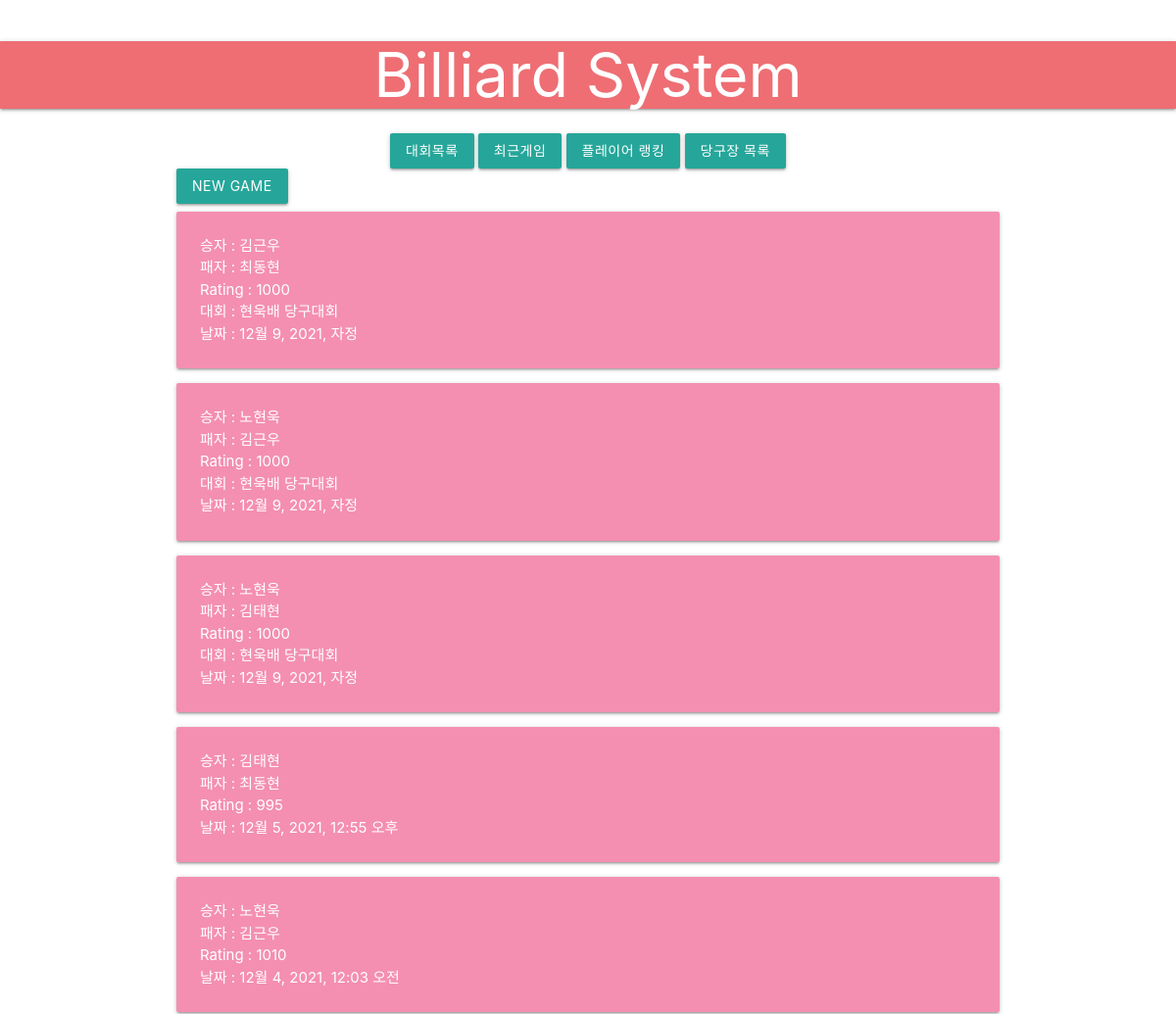
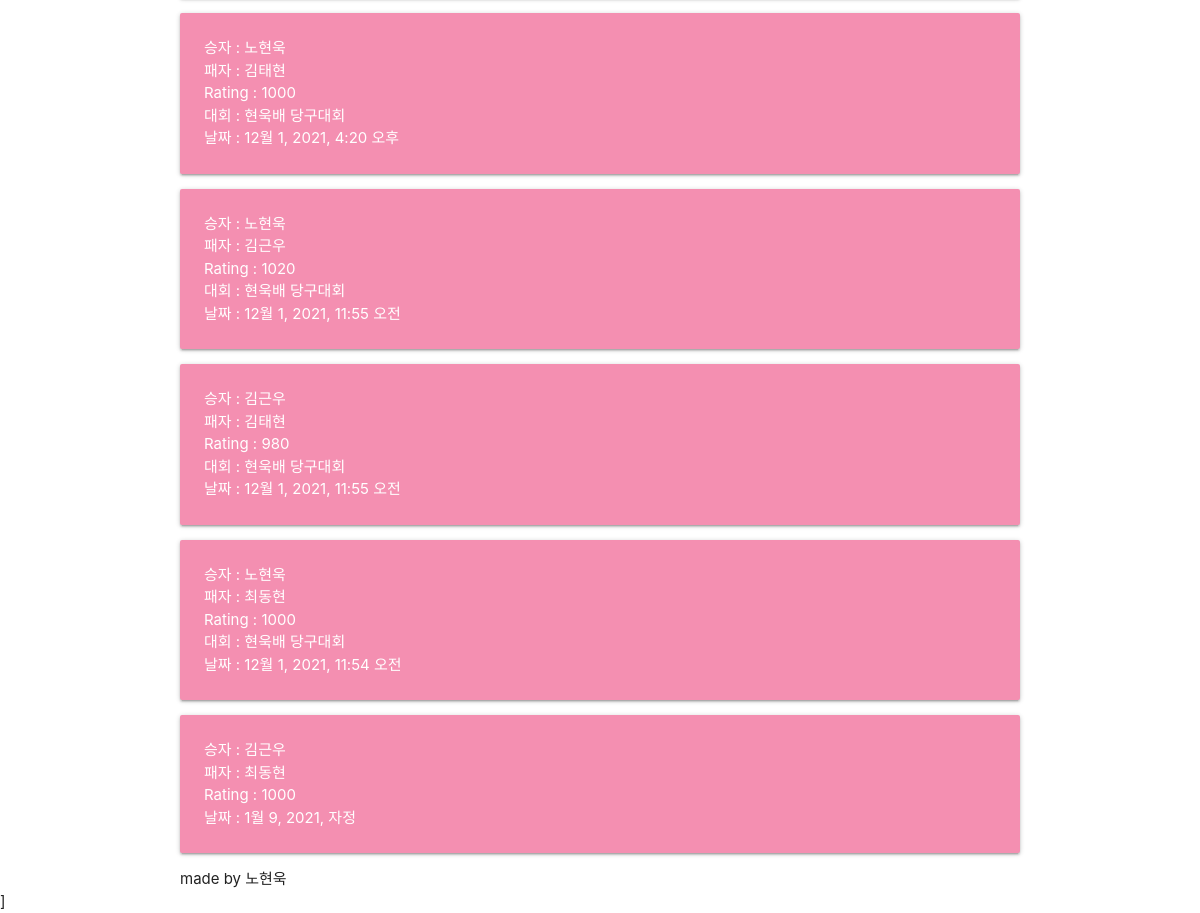
Screenshot of /game with the database file from the repository (2 pictures, top to bottom).
### player/models.py (models this page shows, shortened)
class Game(models.Model):
    played_date = models.DateTimeField(blank=True, null=True)
    winner = models.ForeignKey(Player, on_delete=models.CASCADE, related_name='loser')
    loser = models.ForeignKey(Player, on_delete=models.CASCADE, related_name='winner')
    average_rating = models.IntegerField(default=-1)
    competition = models.ForeignKey(Competition, on_delete=models.SET_NULL, null=True, blank=True)

class Player(models.Model):
    name = models.CharField(max_length=30)
    rating = models.IntegerField(default=1000)
    age = models.IntegerField(default=0)
    address = models.ForeignKey(Address, on_delete=models.CASCADE)

class Competition(models.Model):
    name = models.CharField(max_length=100, default="")
    start_date = models.DateTimeField()
    club = models.ForeignKey(BilliardClub, on_delete=models.SET_NULL, null=True)
    winner = models.ForeignKey(Player, on_delete=models.SET_NULL, null=True)
    def __str__(self):
        return self.name

### player/views.py (the view)
# urls.py: path('game', views.game_list, name='game_list'),
def game_list(request):
    games = Game.objects.all().order_by('-played_date')[:20]
    return render(request, 'player/game_list.html', {'games': games})

### player/templates/player/game_list.html
{% extends 'player/base.html' %}
{% block content %}
<a href="{% url 'new_game' %}" class="btn">New Game</a>
{% for game in games %}
	<div class="col s6 m4 l3">
		<div class="card pink lighten-3">
			<div class="card-content white-text">
				<p>승자 : {{game.winner.name}}</p>
				<p>패자 : {{game.loser.name}}</p>
                <p>Rating : {{game.average_rating}}</p>
				{% if game.competition %}
					<p>대회 : {{game.competition}}</p>
				{% endif %}
				<p>날짜 : {{game.played_date}}</p>
			</div>
		</div>
	</div>
{% endfor %}
{% endblock %}

### player/templates/player/base.html (shortened to what this page needs)
{% load static %}
<!DOCTYPE html>
  <html lang='ko'>
  <head>
    <link rel="stylesheet" href="https://cdnjs.cloudflare.com/ajax/libs/materialize/1.0.0/css/materialize.min.css">
  </head>
<body>
    <nav class="nav-extended">
      <div class="nav-wrapper db">
        <div class="nav-header de center">
          <h1>Billiard System</h1>
        </div>
      </div>
    </nav>
    <div class="container">
        <div class = "header center">
            <a href="{% url 'competition_list' %}" class="btn">대회목록</a>
            <a href="{% url 'game_list' %}" class="btn">최근게임</a>
            <a href="{% url 'player_list' %}"class="btn">플레이어 랭킹</a>
            <a href="{% url 'club_list' %}"class="btn">당구장 목록</a>
        </div>
        <div class = "content">
            {% block content %}
            {% endblock %}
        </div>
        <div class="footer">
            <h9>
                made by 노현욱
            </h9>
        </div>
    </div>]
</body>
</html>

### rows the page displays
Game: winner.name "김근우", loser.name "최동현", average_rating "1000", competition "현욱배 당구대회", played_date "12월 9, 2021, 자정"
Game: winner.name "노현욱", loser.name "김근우", average_rating "1000", competition "현욱배 당구대회", played_date "12월 9, 2021, 자정"
Game: winner.name "노현욱", loser.name "김태현", average_rating "1000", competition "현욱배 당구대회", played_date "12월 9, 2021, 자정"
Game: winner.name "김태현", loser.name "최동현", average_rating "995", played_date "12월 5, 2021, 12:55 오후"
Game: winner.name "노현욱", loser.name "김근우", average_rating "1010", played_date "12월 4, 2021, 12:03 오전"
Game: winner.name "노현욱", loser.name "김태현", average_rating "1000", competition "현욱배 당구대회", played_date "12월 1, 2021, 4:20 오후"
Game: winner.name "노현욱", loser.name "김근우", average_rating "1020", competition "현욱배 당구대회", played_date "12월 1, 2021, 11:55 오전"
Game: winner.name "김근우", loser.name "김태현", average_rating "980", competition "현욱배 당구대회", played_date "12월 1, 2021, 11:55 오전"
Game: winner.name "노현욱", loser.name "최동현", average_rating "1000", competition "현욱배 당구대회", played_date "12월 1, 2021, 11:54 오전"
Game: winner.name "김근우", loser.name "최동현", average_rating "1000", played_date "1월 9, 2021, 자정"
